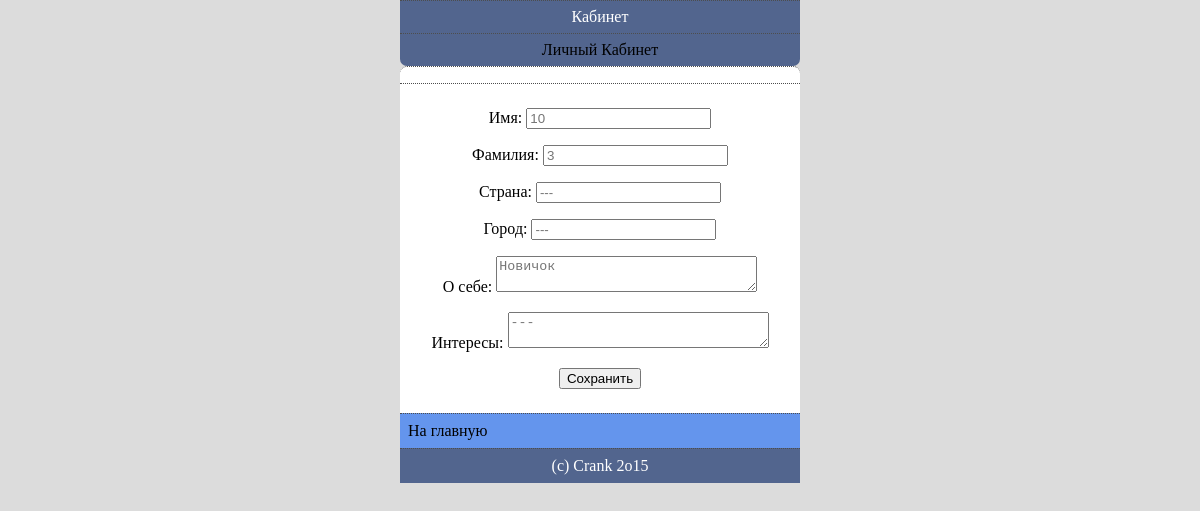
Screenshot of /PtCMSver03/anketa_red.php (signed in) with the database file from the repository.
### tables this page shows
CREATE TABLE `users` (
  `id` int(10) NOT NULL,
  `reff` varchar(200) DEFAULT 'http://ruslan41khaven.myjino.ru/#',
  `url1` varchar(200) DEFAULT 'http://androfile.at.ua/',
  `url2` varchar(200) DEFAULT NULL,
  `url3` varchar(200) DEFAULT NULL,
  `url4` varchar(200) DEFAULT NULL,
  `url5` varchar(200) DEFAULT NULL,
  `login` varchar(25) NOT NULL,
  `pass` varchar(35) NOT NULL,
  `email` varchar(35) NOT NULL,
  `name` varchar(15) DEFAULT '10',
  `famil` varchar(15) DEFAULT '3',
  `gorod` varchar(20) DEFAULT '---',
  `infos` varchar(200) DEFAULT 'Новичок',
  `interest` varchar(50) DEFAULT '---',
  `reit` int(11) NOT NULL DEFAULT '0',
  `ru` int(90) NOT NULL,
  `sng` int(90) NOT NULL,
  `strana` varchar(20) DEFAULT '---',
  `admin` int(11) NOT NULL DEFAULT '0',
  `pol` varchar(3) DEFAULT NULL,
  `xstatus` enum('1','2','3','4','5','6','7','8','9','10','11','12','13','14','15','16','17') NOT NULL DEFAULT '1',
  `status` varchar(100) DEFAULT ':(',
  `post` int(11) NOT NULL DEFAULT '0',
  `patik` int(11) NOT NULL DEFAULT '13843',
  `izgnali` int(11) NOT NULL DEFAULT '0',
  `time` int(11) NOT NULL,
  `berds` int(11) NOT NULL DEFAULT '0',
  `egg` text,
  `bablo` int(11) DEFAULT '0',
  `bans` int(10) DEFAULT '0',
  `avatar` text,
  `minimalka` int(11) NOT NULL DEFAULT '500'
);

CREATE TABLE `site` (
  `copyr` varchar(1024) DEFAULT NULL,
  `title` varchar(1024) DEFAULT NULL,
  `kosh` varchar(13) DEFAULT 'КОШ СОЗДАТЕЛЯ'
);

### PtCMSver03/include/bd.php (called while the page is built, shortened)
<?
$user = mysql_fetch_assoc(mysql_query("SELECT * FROM `users` WHERE `id` = '".$_SESSION['id']."' LIMIT 1"));
?>

### PtCMSver03/anketa_red.php (the view, shortened to what this page needs)
<?
include_once ('config.php');
if(!empty($user)){
echo '<div class="head"><center>Кабинет</center></div>';
echo '<div class="kabi"><center><a href="kabik.php">Личный Кабинет</a></center></div>';
echo '<div class="meni"></div>';
echo '<div class="menuxa">';
echo '<center>
<form action="anketa_red.php" method="post">
 <p>Имя: <input type="text" name="name" placeholder="'.$user['name'].'" /></p>
 <p>Фамилия: <input type="text" name="famil" placeholder="'.$user['famil'].'"/></p>
 <p>Страна: <input type="text" name="strana" placeholder="'.$user['strana'].'"/></p>
 <p>Город: <input type="text" name="gorod" placeholder="'.$user['gorod'].'"/></p>
<p>О себе: <textarea maxlength="200" cols="30" rows="2" name="infos" placeholder="'.$user['infos'].'"></textarea></p>
<p>Интересы: <textarea maxlength="50" cols="30" rows="2" name="interest" placeholder="'.$user['interest'].'"></textarea></p>
 <input type="submit" value="Сохранить" /></p>
 </form>
</center>
</div>';
echo '<div class="test"><a href="index.php">На главную</a></div>';
}
include_once ('include/foot.php');
?>

### PtCMSver03/include/foot.php
<?
$ss = mysql_fetch_assoc(mysql_query("SELECT * FROM `site`"));
echo '<div class="foot"><center>'.$ss['copyr'].'</center></div>';
?>

### desing/css.css (style rules this page uses)
a { color: black; text-decoration: none; }
.menuxa { color: black; BACKGROUND: #fff; PADDING:8PX; BORDER-TOP:1PX DOTTED #4D4D4D; }
.meni { color: black; BACKGROUND: #fff; PADDING:8PX; BORDER-TOP:1PX DOTTED #4D4D4D; border-radius : 7px 7px 0px 0px; }
.test { color: #55BE52; BACKGROUND: CornflowerBlue; BORDER-TOP:1PX DOTTED #4D4D4D; PADDING: 8PX; }
.head { color: #fff; BACKGROUND: #002800 url(head.png) ; BORDER-TOP:1PX DOTTED #4D4D4D; PADDING: 7PX; }
.kabi { color: WhiteSmoke; BACKGROUND: #002800 url(head.png) ; BORDER-TOP:1PX DOTTED #4D4D4D; border-radius : 0 0 7px 7px; PADDING: 7PX; }
.foot { color: #fff; BACKGROUND: #002800 url(head.png) ; BORDER-TOP:1PX DOTTED #4D4D4D; PADDING: 8PX; }

### rows the page displays
users: name "10", famil "3", strana "---", gorod "---", infos "Новичок", interest "---"
site: copyr "(c) Crank 2o15"
